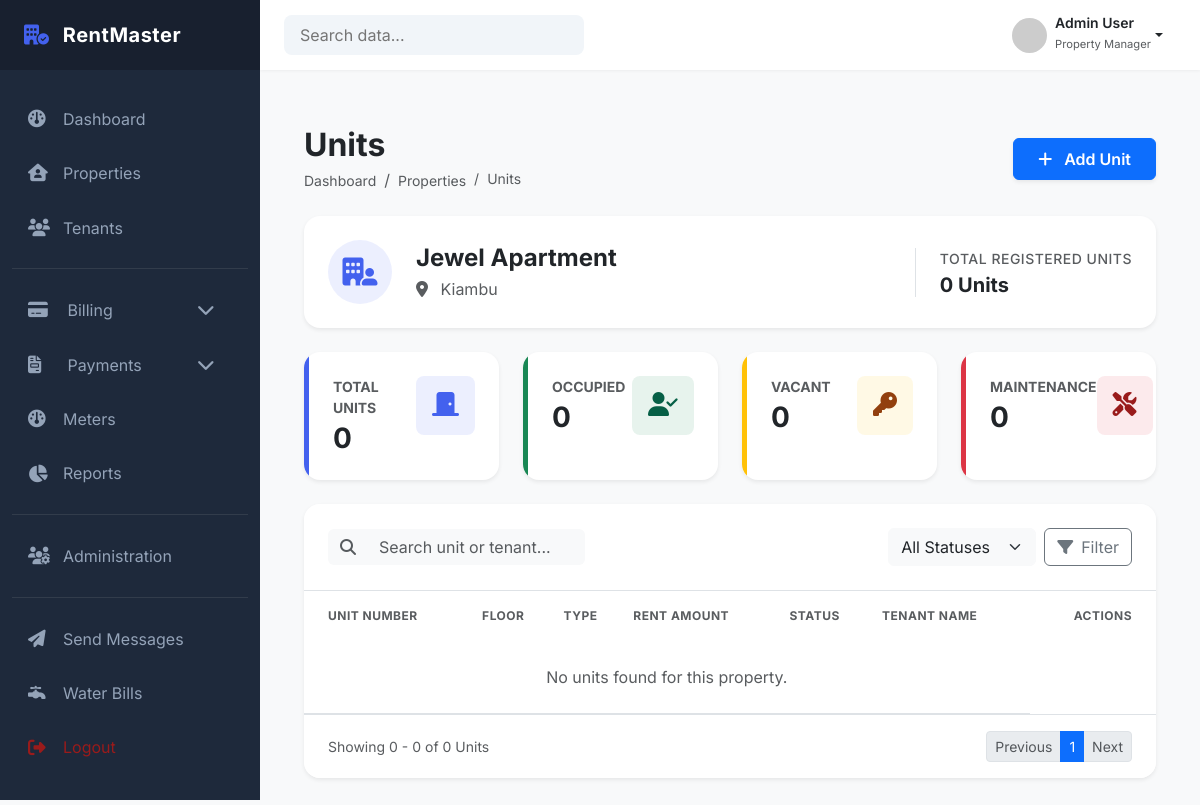
The app's page /properties/properties/2/units/ (signed in), older data.
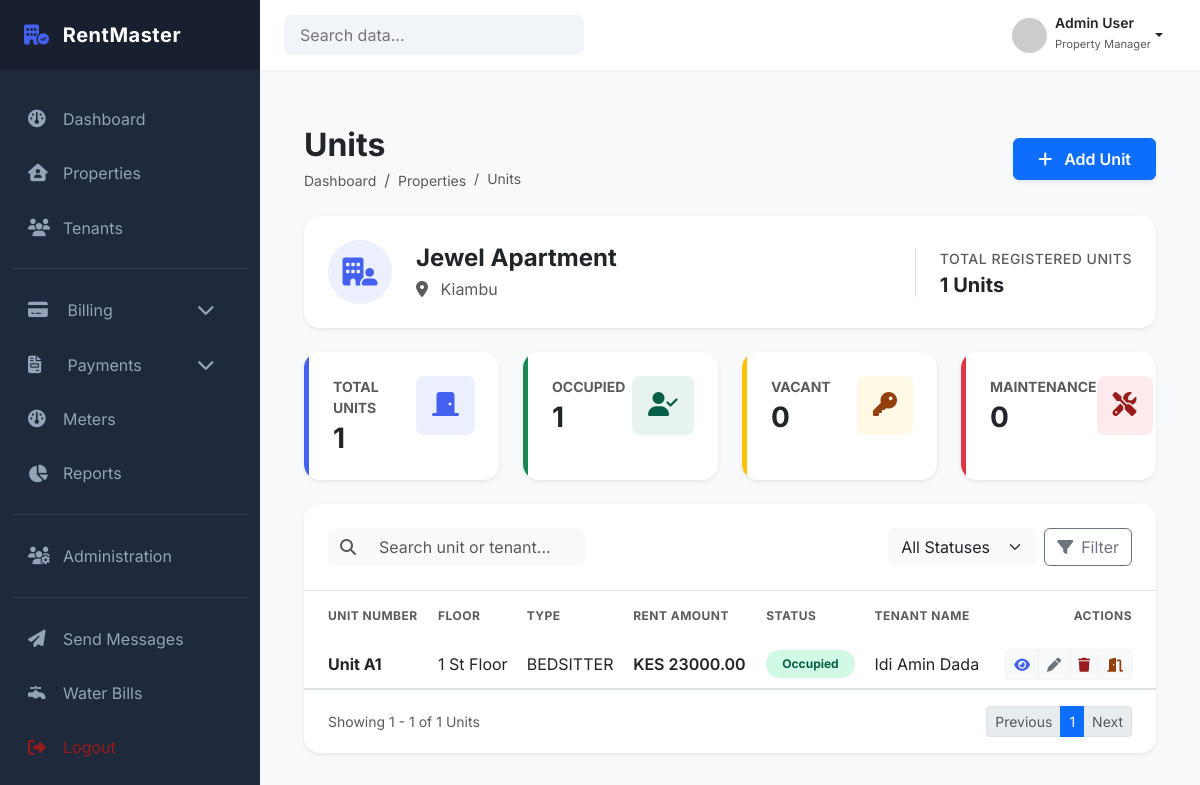
The same page, newer data.
### properties/models.py (models this page shows, shortened)
class Unit(models.Model):
    property = models.ForeignKey(
        Property,
        on_delete=models.PROTECT,
        related_name="units"
    )
    unit_number = models.CharField(max_length=20)
    unit_type = models.CharField(
        max_length=50,
        choices=UnitType.choices
    )
    status = models.CharField(
        max_length=50,
        choices=UnitStatus.choices,
        default=UnitStatus.VACANT
    )
    floor = models.CharField(max_length=20, blank=True)
    is_active = models.BooleanField(default=True)
    created_at = models.DateTimeField(auto_now_add=True)
    class Meta:
        constraints = [
            UniqueConstraint(
                fields=["property", "unit_number"],
                name="unique_unit_number_per_property"
            )
        ]
        ordering = ["unit_number"]

### tenants/models.py (models this page shows, shortened)
class Tenancy(models.Model):
    tenant = models.ForeignKey(
        "Tenant",
        on_delete=models.PROTECT,
        related_name="tenancies"
    )
    unit = models.ForeignKey(
        Unit,
        on_delete=models.PROTECT,
        related_name="tenancies"
    )
    start_date = models.DateField() # when tenancy officially begins
    end_date = models.DateField(null=True, blank=True) # when tenancy ends
    rent_amount = models.DecimalField(max_digits=12, decimal_places=2)
    status = models.CharField(
        max_length=20,
        choices=TenancyStatus.choices,
        default=TenancyStatus.ACTIVE
    )
    created_by = models.ForeignKey(
        settings.AUTH_USER_MODEL,
        on_delete=models.PROTECT,
        related_name="created_tenancies"
    )
    created_at = models.DateTimeField(auto_now_add=True)
    updated_at = models.DateTimeField(auto_now=True)
    class Meta:
        ordering = ["-start_date"]
        constraints = [
            models.UniqueConstraint(
                fields=["unit"],
                condition=Q(status="ACTIVE"),
                name="unique_active_tenancy_per_unit"
            ),
            models.UniqueConstraint(
                fields=["tenant"],
                condition=Q(status="ACTIVE"),
                name="unique_active_tenancy_per_tenant"
            )
        ]

class Tenant(models.Model):
    first_name = models.CharField(max_length=100)
    last_name = models.CharField(max_length=100)
    landlord = models.ForeignKey(
        settings.AUTH_USER_MODEL,
        on_delete=models.PROTECT,
        limit_choices_to={"role": "LANDLORD"},
        related_name="tenants"
    )
    phone_number = models.CharField(max_length=20)
    email = models.EmailField(blank=True)
    id_number = models.CharField(max_length=50)
    date_of_birth = models.DateField(null=True, blank=True)
    is_active = models.BooleanField(default=True)
    created_at = models.DateTimeField(auto_now_add=True)
    created_by = models.ForeignKey(
        settings.AUTH_USER_MODEL,
        on_delete=models.PROTECT
    )
    class Meta:
        constraints = [
            UniqueConstraint(
                fields=["id_number", "landlord"],
                name="unique_id_per_landlord"
            ),
            UniqueConstraint(
                fields=["phone_number", "landlord"],
                name="unique_phone_per_landlord"
            )
        ]

### properties/views.py (the view)
# urls.py: path('properties/<int:property_id>/units/', views.property_units, name='property_units'),
@login_required
def property_units(request, property_id):
    status = request.GET.get("status")
    search = request.GET.get("q")
    property, units = get_property_with_units(
        request.user,
        property_id,
        status=status,
        search=search
    )
    if not property:
        return redirect('properties:property_list')
    paginator = Paginator(units, 10) # 10 units per page
    page_number = request.GET.get("page")
    page_obj = paginator.get_page(page_number)
    stats = get_units_stats(units)
    context = {
        'property': property,
        'units': page_obj,
        'page_obj': page_obj,
        'stats': stats,
        'selected_status': status or 'ALL'
    }
    if request.headers.get('HX-Request'):
        return render(request, 'properties/partials/units_table.html', context)
    return render(request, 'properties/property_units.html', context)

### properties/services/unit_service.py (called while the page is built, shortened)
def get_property_with_units(user, property_id, status=None, search=None):
    property = Property.objects.filter(
        id=property_id,
        landlord=user
    ).first()
    if not property:
        return None, None
    active_tenancies = Tenancy.objects.filter(
        status=TenancyStatus.ACTIVE
    ).select_related('tenant')
    units = property.units.all()
    if status and status != 'ALL':
        units = units.filter(status=status)
    units = units.prefetch_related(
        Prefetch(
            'tenancies',
            queryset=active_tenancies,
            to_attr='active_tenancies'
        )
    ).order_by('unit_number')
    for unit in units:
        unit.active_tenancy = (
            unit.active_tenancies[0] if unit.active_tenancies else None
        )
    return property, units

def get_units_stats(units):
    total_units = units.count()
    occupied = units.filter(status='OCCUPIED').count()
    vacant = units.filter(status='VACANT').count()
    maintenance = units.filter(status='MAINTENANCE').count()
    return {
        "total": total_units,
        "occupied": occupied,
        "vacant": vacant,
        "maintenance": maintenance,
    }

### templates/properties/property_units.html (shortened to what the changed rows need)
{% extends 'dashboard/base_dashboard.html' %}
{% load static %}
{% block extra_css %}
<link rel="stylesheet" href="{% static 'properties/css/property_units.css' %}">
{% endblock %}
{% block content %}
<div class="container-fluid py-4">
  <div
    class="d-flex flex-column flex-md-row justify-content-between align-items-md-center mb-4"
  >
    <div class="mb-3 mb-md-0">
      <h2 class="fw-bold text-dark mb-1">Units</h2>
    </div>
  </div>
  <div class="card border-0 shadow-sm rounded-4 mb-4 bg-white">
    <div class="card-body p-4">
      <div class="row align-items-center">
        <div class="col-md-auto mt-3 mt-md-0 border-start ps-md-4">
          <p class="text-muted small fw-medium mb-1 uppercase">
            Total Registered Units
          </p>
          <h5 class="fw-bold mb-0 text-dark">{{ stats.total }} Units</h5>
        </div>
      </div>
    </div>
  </div>
  <div class="row row-cols-1 row-cols-md-2 row-cols-lg-4 g-4 mb-4">
    <div class="col">
      <div
        class="card border-0 shadow-sm h-100 rounded-4 stat-card overflow-hidden"
      >
        <div class="card-body p-4 border-start border-primary border-5">
          <div class="d-flex justify-content-between align-items-start">
            <div>
              <p class="text-muted small fw-bold text-uppercase mb-1">
                Total Units
              </p>
              <h3 class="fw-bold mb-0">{{ stats.total }}</h3>
            </div>
          </div>
        </div>
      </div>
    </div>
    <div class="col">
      <div
        class="card border-0 shadow-sm h-100 rounded-4 stat-card overflow-hidden"
      >
        <div class="card-body p-4 border-start border-success border-5">
          <div class="d-flex justify-content-between align-items-start">
            <div>
              <p class="text-muted small fw-bold text-uppercase mb-1">
                Occupied
              </p>
              <h3 class="fw-bold mb-0">{{ stats.occupied }}</h3>
            </div>
          </div>
        </div>
      </div>
    </div>
  </div>
  <div class="card border-0 shadow-sm rounded-4 overflow-hidden">
    <div class="table-responsive" id="units-table">
      {% include 'properties/partials/units_table.html' %}
    </div>
  </div>
</div>
{% endblock %}

### templates/properties/partials/units_table.html (shortened to what the changed rows need)
<table class="table table-hover align-middle mb-0">
  <thead class="bg-light">
    <tr>
      <th class="ps-4 py-3 border-0 text-muted small text-uppercase fw-bold">
        Unit Number
      </th>
      <th class="py-3 border-0 text-muted small text-uppercase fw-bold">
        Floor
      </th>
      <th class="py-3 border-0 text-muted small text-uppercase fw-bold">
        Type
      </th>
      <th class="py-3 border-0 text-muted small text-uppercase fw-bold">
        Rent Amount
      </th>
      <th class="py-3 border-0 text-muted small text-uppercase fw-bold">
        Status
      </th>
      <th class="py-3 border-0 text-muted small text-uppercase fw-bold">
        Tenant Name
      </th>
      <th
        class="pe-4 py-3 border-0 text-muted small text-uppercase fw-bold text-end"
      >
        Actions
      </th>
    </tr>
  </thead>
  <tbody>
    {% for unit in units %}
    <tr>
      <td class="ps-4 fw-bold text-dark">Unit {{ unit.unit_number }}</td>
      <td>
        {{ unit.floor }}
        {% if unit.floor == '1' %}
            St
        {% elif unit.floor == '2' %}
            nd
        {% elif unit.floor == '3' %}
            rd
        {% else %}
            th
        {% endif %}
            Floor
      </td>
      <td>{{ unit.unit_type }}</td>
      <td>
        <span class="fw-semibold">
          {% if unit.active_tenancy %} KES {{ unit.active_tenancy.rent_amount }}
          {% else %}
          <span class="text-muted small">--</span>
          {% endif %}
        </span>
      </td>
      <td>
        {% if unit.status == "OCCUPIED" %}
        <span
          class="badge rounded-pill bg-success-subtle text-success px-3 py-2"
        >
          Occupied
        </span>
        {% elif unit.status == "VACANT" %}
        <span
          class="badge rounded-pill bg-warning-subtle text-warning px-3 py-2"
        >
          Vacant
        </span>
        {% else %}
        <span class="badge rounded-pill bg-danger-subtle text-danger px-3 py-2">
          Maintenance
        </span>
        {% endif %}
      </td>
      <td>
        {% if unit.active_tenancy %} {{ unit.active_tenancy.tenant.first_name }}
        {{ unit.active_tenancy.tenant.last_name }} {% else %}
        <span class="text-muted small">-- No Tenant --</span>
        {% endif %}
      </td>
      <td class="pe-4 text-end">
        <div class="btn-group" role="group">
          <a
            href="{% url 'properties:unit_detail' unit.id %}"
            class="btn btn-sm btn-light text-primary"
            title="View"
          >
            <i class="fa-solid fa-eye"></i>
          </a>
          <a
            href="{% url 'properties:edit_unit' unit.id %}"
            class="btn btn-sm btn-light text-secondary"
            title="Edit"
          >
            <i class="fa-solid fa-pen"></i>
          </a>
          <a
            href="{% url 'properties:delete_unit' unit.id %}"
            class="btn btn-sm btn-light text-danger"
            title="Delete"
          >
            <i class="fa-solid fa-trash"></i>
          </a>
          {% if unit.status == "OCCUPIED" %}
          <a
            href="{% url 'properties:vacate_unit' unit.id %}"
            class="btn btn-sm btn-light text-warning"
            title="Vacate"
          >
            <i class="fa-solid fa-door-open"></i>
          </a>
          {% endif %}
        </div>
      </td>
    </tr>
    {% empty %}
    <tr>
      <td colspan="6" class="text-center text-muted py-4">
        No units found for this property.
      </td>
    </tr>
    {% endfor %}
  </tbody>
</table>
<div class="card-footer bg-white border-0 py-3 px-4 border-top">
  <div class="d-flex justify-content-between align-items-center">
    <span class="text-muted small">
      Showing {{ page_obj.start_index }} - {{ page_obj.end_index }}
      of {{ page_obj.paginator.count }} Units
    </span>
    <ul class="pagination pagination-sm mb-0">
      {% if page_obj.has_previous %}
      <li class="page-item">
        <a
          class="page-link"
          hx-get="?page={{ page_obj.previous_page_number }}"
          hx-target="#units-table"
          hx-include="[name='q'],[name='status']"
        >
          Previous
        </a>
      </li>
      {% else %}
      <li class="page-item disabled">
      </li>
      {% endif %}
      {% for num in page_obj.paginator.page_range %}
        {% if page_obj.number == num %}
          <li class="page-item active">
            <span class="page-link">{{ num }}</span>
          </li>
        {% endif %}
      {% endfor %}
      {% if page_obj.has_next %}
      <li class="page-item">
        <a
          class="page-link"
          hx-get="?page={{ page_obj.next_page_number }}"
          hx-target="#units-table"
          hx-include="[name='q'],[name='status']"
        >
          Next
        </a>
      </li>
      {% else %}
      <li class="page-item disabled">
      </li>
      {% endif %}
    </ul>
  </div>
</div>

Row changes from the older to the newer data that the page shows:
added Unit: unit_number "A1", floor "1", shows "St", unit_type "BEDSITTER", active_tenancy.rent_amount "23000.00", status "Occupied", active_tenancy.tenant.first_name "Idi Amin", active_tenancy.tenant.last_name "Dada"
Text that changed along with them:
{{ stats.total }}: "0" → "1"
{{ stats.occupied }}: "0" → "1"
{{ page_obj.start_index }}: "0" → "1"
{{ page_obj.end_index }}: "0" → "1"
{{ page_obj.paginator.count }}: "0" → "1"
text no longer shown: "No units found for this property."
